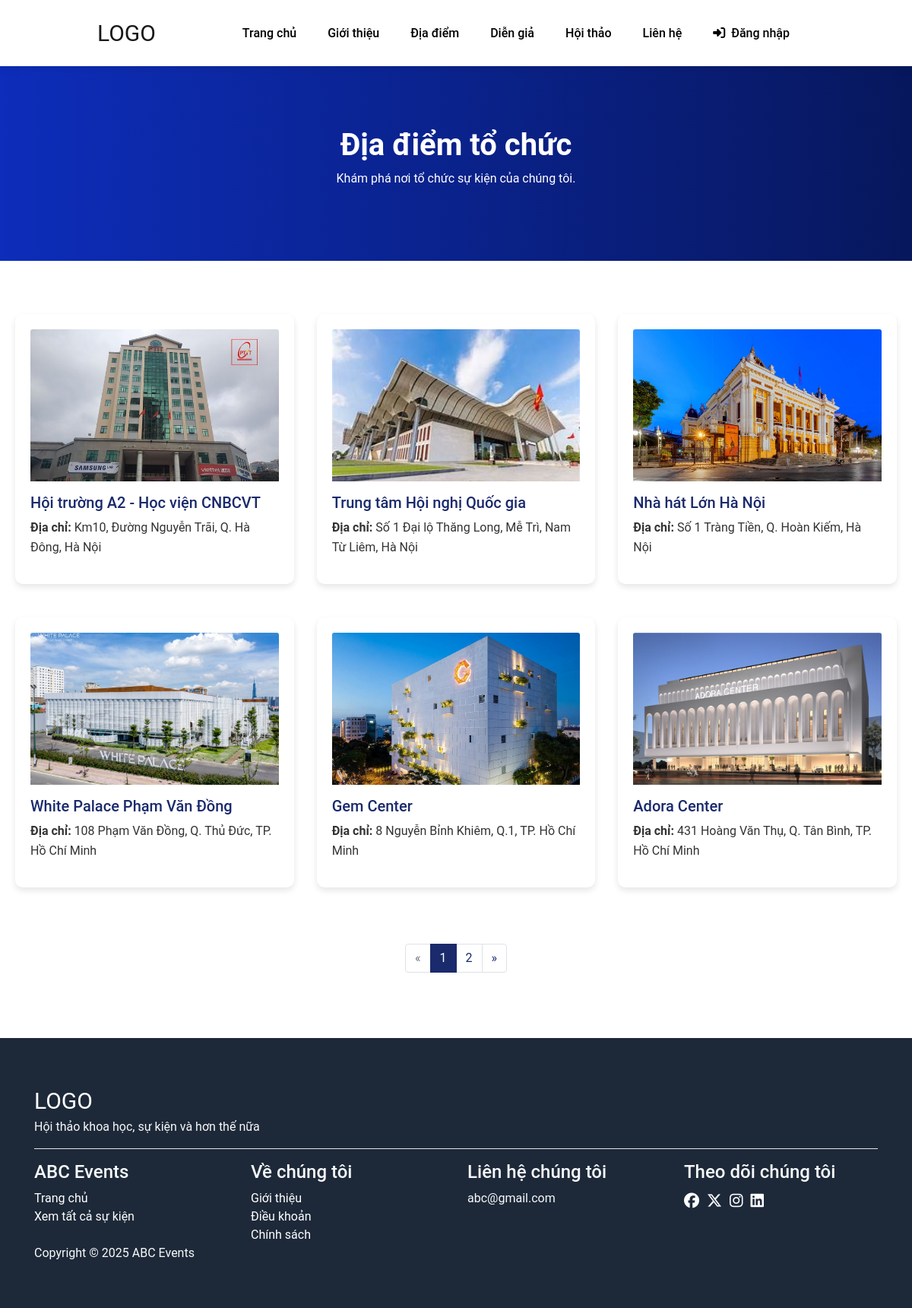
Screenshot of /layouts/locations.php with the database file from the repository.
### tables this page shows
CREATE TABLE locations (
    location_id INT PRIMARY KEY AUTO_INCREMENT,
    name VARCHAR(100) NOT NULL,
    address TEXT,
    photo TEXT
);

### layouts/locations.php (the view, shortened to what this page needs)
<!DOCTYPE html>
<html lang="en">
<head>
  <link rel="stylesheet" href="https://cdn.jsdelivr.net/npm/bootstrap@4.1.3/dist/css/bootstrap.min.css">
  <link rel="stylesheet" href="../assets/css/style.css">
  <link rel="stylesheet" href="https://cdnjs.cloudflare.com/ajax/libs/font-awesome/6.7.2/css/all.min.css" />
</head>
<body>
  <?php include '../layouts/header.php'; ?>
  <section class="hero-section">
    <div class="container">
      <h1>Địa điểm tổ chức</h1>
      <p>Khám phá nơi tổ chức sự kiện của chúng tôi.</p>
    </div>
  </section>
  <?php
  include '../config.php';
  $itemsPerPage = 6;
  $currentPage = isset($_GET['page']) ? (int)$_GET['page'] : 1;
  $offset = ($currentPage - 1) * $itemsPerPage;
  $countStmt = $conn->query("SELECT COUNT(*) as total FROM locations");
  $totalItems = $countStmt->fetch(PDO::FETCH_ASSOC)['total'];
  $totalPages = ceil($totalItems / $itemsPerPage);
  $stmt = $conn->prepare("SELECT * FROM locations LIMIT :limit OFFSET :offset");
  $stmt->bindParam(':limit', $itemsPerPage, PDO::PARAM_INT);
  $stmt->bindParam(':offset', $offset, PDO::PARAM_INT);
  $stmt->execute();
  $locations = $stmt->fetchAll(PDO::FETCH_ASSOC);
  ?>
  <section class="locations-section">
    <div class="row">
      <?php foreach ($locations as $location): ?>
        <a href="./location_view.php?id=<?php echo $location['location_id']; ?>" class="col-md-4 mb-4">
          <div class="location-card">
            <img src="<?php echo htmlspecialchars('../assets/images/' . (!empty($location['photo']) ? $location['photo'] : 'default-location.jpg')); ?>"
              alt="<?php echo htmlspecialchars($location['name']); ?>"
              class="img-fluid card-img-top mb-3"
              style="width: 100%; height: 200px; object-fit: cover;">
            <h5><?php echo htmlspecialchars($location['name']); ?></h5>
            <p><strong>Địa chỉ:</strong> <?php echo htmlspecialchars($location['address']); ?></p>
          </div>
        </a>
      <?php endforeach; ?>
    </div>
    <?php if ($totalPages > 1): ?>
      <nav aria-label="Page navigation">
        <ul class="pagination">
          <li class="page-item <?php echo ($currentPage <= 1) ? 'disabled' : ''; ?>">
            <a class="page-link" href="?page=<?php echo $currentPage - 1; ?>" aria-label="Previous">
              <span aria-hidden="true">&laquo;</span>
            </a>
          </li>
          <?php for ($i = 1; $i <= $totalPages; $i++): ?>
            <li class="page-item <?php echo ($i == $currentPage) ? 'active' : ''; ?>">
              <a class="page-link" href="?page=<?php echo $i; ?>"><?php echo $i; ?></a>
            </li>
          <?php endfor; ?>
          <li class="page-item <?php echo ($currentPage >= $totalPages) ? 'disabled' : ''; ?>">
            <a class="page-link" href="?page=<?php echo $currentPage + 1; ?>" aria-label="Next">
              <span aria-hidden="true">&raquo;</span>
            </a>
          </li>
        </ul>
      </nav>
    <?php endif; ?>
  </section>
  <?php include '../layouts/footer.php'; ?>
</body>
</html>

### layouts/header.php (shortened to what this page needs)
<?php
$userSeminars = [];
?>
<header class="header-section sticky-top">
  <nav class="navbar navbar-expand-lg navbar-light">
    <a class="navbar-brand" href="../../Bai032/index.php">LOGO</a>
    <div class="collapse navbar-collapse" id="navbarNav">
      <ul class="navbar-nav ml-auto">
        <li class="nav-item">
          <a class="nav-link" href="../../Bai032/index.php">Trang chủ</a>
        </li>
        <li class="nav-item">
          <a class="nav-link" href="../../Bai032/layouts/about.php">Giới thiệu</a>
        </li>
        <li class="nav-item">
          <a class="nav-link" href="../../Bai032/layouts/locations.php">Địa điểm</a>
        </li>
        <li class="nav-item">
          <a class="nav-link" href="../../Bai032/layouts/speakers.php">Diễn giả</a>
        </li>
        <li class="nav-item">
          <a class="nav-link" href="../../Bai032/layouts/seminars.php">Hội thảo</a>
        </li>
        <li class="nav-item">
          <a class="nav-link" href="../../Bai032/layouts/contact.php">Liên hệ</a>
        </li>
        <?php if (isset($_SESSION['user_id'])): ?>
          <li class="nav-item dropdown">
            <a class="nav-link dropdown-toggle" href="#" id="userDropdown" role="button" data-toggle="dropdown" aria-haspopup="true" aria-expanded="false">
              <i class="fas fa-user-circle mr-1"></i> <?php echo htmlspecialchars($_SESSION['username']); ?>
            </a>
            <div class="dropdown-menu dropdown-menu-right" aria-labelledby="userDropdown">
              <a class="dropdown-item" href="#">
                <i class="fas fa-id-card mr-2"></i> <?php echo htmlspecialchars($_SESSION['full_name']); ?>
              </a>
              <?php if ($_SESSION['role'] == 'admin'): ?>
                <a class="dropdown-item" href="../../Bai032/layouts/admin.php">
                  <i class="fas fa-cog mr-2"></i> Quản lý
                </a>
              <?php endif; ?>
              <a class="dropdown-item" href="../../Bai032/layouts/my_seminars.php">
                <i class="fas fa-user-edit mr-2"></i> Hội thảo của tôi
              </a>
              <?php if (!empty($userSeminars)): ?>
                <div class="dropdown-divider"></div>
                <h6 class="dropdown-header">Hội thảo đã đăng ký</h6>
                <?php foreach ($userSeminars as $seminar): ?>
                  <a class="dropdown-item" href="../../Bai032/layouts/seminar_detail.php?id=<?php echo $seminar['seminar_id']; ?>">
                    <i class="fas fa-calendar-check mr-2"></i>
                    <?php
                    $topic = strlen($seminar['topic']) > 25 ? substr($seminar['topic'], 0, 25) . '...' : $seminar['topic'];
                    echo htmlspecialchars($topic);
                    $startTime = new DateTime($seminar['start_time']);
                    echo ' <small class="text-muted">(' . $startTime->format('d/m/Y') . ')</small>';
                    ?>
                  </a>
                <?php endforeach; ?>
              <?php endif; ?>
              <div class="dropdown-divider"></div>
              <a class="dropdown-item text-danger" href="../../Bai032/layouts/logout.php">
                <i class="fas fa-sign-out-alt mr-2"></i> Đăng xuất
              </a>
            </div>
          </li>
        <?php else: ?>
          <li class="nav-item">
            <a class="nav-link" href="../../Bai032/layouts/login.php">
              <i class="fas fa-sign-in-alt mr-1"></i> Đăng nhập
            </a>
          </li>
        <?php endif; ?>
      </ul>
    </div>
  </nav>
</header>

### layouts/footer.php
<footer class="footer-section text-light">
  <div class="container">
    <div class="row">
      <div class="col-12">
        <a href="../../Bai032/index.php" class="logo">LOGO</a>
        <p>Hội thảo khoa học, sự kiện và hơn thế nữa</p>
        <hr>
      </div>
    </div>
    <div class="row">
      <div class="col-xl-3 col-lg-3 col-md-3 col-12">
        <h4 class="title">ABC Events</h4>
        <a href="../../Bai032/index.php">Trang chủ</a> <br>
        <a href="../../Bai032/layouts/seminars.php">Xem tất cả sự kiện</a> <br>
      </div>
      <div class="col-xl-3 col-lg-3 col-md-3 col-12">
        <h4 class="title">Về chúng tôi</h4>
        <a href="../../Bai032/layouts/about.php">Giới thiệu</a> <br>
        <a href="#">Điều khoản</a> <br>
        <a href="#">Chính sách</a> <br>
      </div>
      <div class="col-xl-3 col-lg-3 col-md-3 col-12">
        <h4 class="title">Liên hệ chúng tôi</h4>
        <span>abc@gmail.com</span>
      </div>
      <div class="col-xl-3 col-lg-3 col-md-3 col-12">
        <h4 class="title">Theo dõi chúng tôi</h4>
        <div class="wraper d-flex">
          <a href="#"><i class="fa-brands fa-facebook"></i></a>
          <a href="#"><i class="fa-brands fa-x-twitter"></i></a>
          <a href="#"><i class="fa-brands fa-instagram"></i></a>
          <a href="#"><i class="fa-brands fa-linkedin"></i></a>
        </div>
      </div>
    </div>
    <div class="copyright">
      Copyright © 2025 ABC Events
    </div>
  </div>
</footer>

### assets/css/style.css (style rules this page uses)
:root { --primary: #ffffff; --secondary: #1d2939; --upcoming: #008739; --date: #8d8d8d; --hover: #007bff; --font: "Roboto", sans-serif; }
body { font-family: var(--font); }
a { text-decoration: none; color: black; }
.hero-section { background: linear-gradient(rgba(0, 0, 50, 0.7), rgba(0, 0, 50, 0.7)), url("https://via.placeholder.com/1920x400?text=Contact+Us"); background-size: cover; background-position: center; color: white; padding: 80px 0; text-align: center; }
.hero-section h1 { font-size: 2.5rem; font-weight: bold; }
header { box-shadow: 0px 0px 15px rgba(0, 0, 0, 0.1); z-index: 9999; background-color: #fff; }
a.navbar-brand { font-size: 30px; }
a.nav-link { margin-right: 25px; font-weight: 500; }
.navbar-light .navbar-nav .nav-link { color: #000; }
.navbar { padding: 1rem 8rem; }
.hero-section { background-image: linear-gradient(to right, #0d2dba, #07175d); color: #ffffff; }
.footer-section { background-color: var(--secondary); padding: 60px 0; }
.footer-section a { color: #fff; }
.footer-section a.logo { text-decoration: none; font-size: 30px; }
.footer-section .wraper { gap: 10px; }
.footer-section .wraper a { font-size: 20px; }
hr { background-color: #fff; }

### layouts/locations.php (style rules this page uses)
.locations-section { max-width: 1200px; margin: 50px auto; padding: 20px; }
.location-card { background: white; border-radius: 10px; box-shadow: 0 4px 8px rgba(0, 0, 0, 0.1); padding: 20px; margin-bottom: 20px; transition: transform 0.3s; }
.location-card h5 { color: #1a2a6c; }
.location-card p { color: #333; line-height: 1.6; }
.pagination { justify-content: center; margin-top: 30px; }
.page-item.active .page-link { background-color: #1a2a6c; border-color: #1a2a6c; }
.page-link { color: #1a2a6c; }

### rows the page displays
locations: photo (picture), name "Hội trường A2 - Học viện CNBCVT", address "Km10, Đường Nguyễn Trãi, Q. Hà Đông, Hà Nội"
locations: photo (picture), name "Trung tâm Hội nghị Quốc gia", address "Số 1 Đại lộ Thăng Long, Mễ Trì, Nam Từ Liêm, Hà Nội"
locations: photo (picture), name "Nhà hát Lớn Hà Nội", address "Số 1 Tràng Tiền, Q. Hoàn Kiếm, Hà Nội"
locations: photo (picture), name "White Palace Phạm Văn Đồng", address "108 Phạm Văn Đồng, Q. Thủ Đức, TP. Hồ Chí Minh"
locations: photo (picture), name "Gem Center", address "8 Nguyễn Bỉnh Khiêm, Q.1, TP. Hồ Chí Minh"
locations: photo (picture), name "Adora Center", address "431 Hoàng Văn Thụ, Q. Tân Bình, TP. Hồ Chí Minh"
